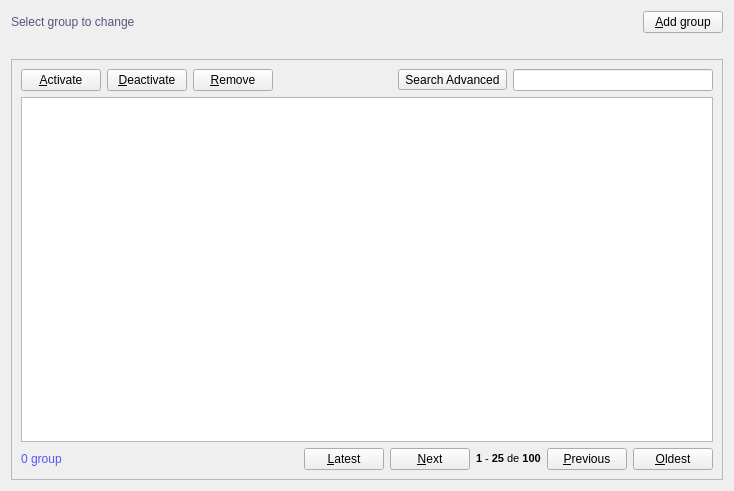
<?xml version="1.0" encoding="UTF-8"?>
<ui version="4.0">
 <class>Group</class>
 <widget class="QWidget" name="Group">
  <property name="geometry">
   <rect>
    <x>0</x>
    <y>0</y>
    <width>734</width>
    <height>491</height>
   </rect>
  </property>
  <property name="windowTitle">
   <string>Group</string>
  </property>
  <property name="windowIcon">
   <iconset resource="../../../crud-2/resources/ui/resources.qrc">
    <normaloff>:/default/static/default/icons/22x22/face-devilish.png</normaloff>:/default/static/default/icons/22x22/face-devilish.png</iconset>
  </property>
  <layout class="QGridLayout" name="gridLayout_2">
   <item row="0" column="0">
    <layout class="QHBoxLayout" name="horizontalLayout_2">
     <item>
      <widget class="QLabel" name="titleLabel">
       <property name="styleSheet">
        <string notr="true">color: rgb(85, 85, 127);
font: 75 14pt &quot;DejaVu Sans Mono&quot;;</string>
       </property>
       <property name="text">
        <string>Select group to change</string>
       </property>
      </widget>
     </item>
     <item>
      <spacer name="horizontalSpacer">
       <property name="orientation">
        <enum>Qt::Horizontal</enum>
       </property>
       <property name="sizeHint" stdset="0">
        <size>
         <width>40</width>
         <height>20</height>
        </size>
       </property>
      </spacer>
     </item>
     <item>
      <widget class="QPushButton" name="newPushButton">
       <property name="text">
        <string>&amp;Add group</string>
       </property>
       <property name="icon">
        <iconset resource="../../../crud-2/resources/ui/resources.qrc">
         <normaloff>:/default/static/default/icons/22x22/document-new.png</normaloff>:/default/static/default/icons/22x22/document-new.png</iconset>
       </property>
       <property name="shortcut">
        <string>Ctrl+N</string>
       </property>
      </widget>
     </item>
    </layout>
   </item>
   <item row="1" column="0">
    <widget class="QLabel" name="statusLabel">
     <property name="styleSheet">
      <string notr="true"/>
     </property>
     <property name="text">
      <string/>
     </property>
    </widget>
   </item>
   <item row="2" column="0">
    <widget class="QFrame" name="frame">
     <property name="frameShape">
      <enum>QFrame::StyledPanel</enum>
     </property>
     <property name="frameShadow">
      <enum>QFrame::Raised</enum>
     </property>
     <layout class="QGridLayout" name="gridLayout">
      <item row="0" column="0">
       <layout class="QHBoxLayout" name="horizontalLayout_3">
        <item>
         <widget class="QPushButton" name="activatePushButton">
          <property name="text">
           <string>&amp;Activate</string>
          </property>
          <property name="icon">
           <iconset resource="../../../crud-2/resources/ui/resources.qrc">
            <normaloff>:/default/static/default/icons/22x22/dialog-ok-apply.png</normaloff>:/default/static/default/icons/22x22/dialog-ok-apply.png</iconset>
          </property>
          <property name="shortcut">
           <string>Ctrl+E</string>
          </property>
         </widget>
        </item>
        <item>
         <widget class="QPushButton" name="deactivatePushButton">
          <property name="text">
           <string>&amp;Deactivate</string>
          </property>
          <property name="icon">
           <iconset resource="../../../crud-2/resources/ui/resources.qrc">
            <normaloff>:/default/static/default/icons/22x22/dialog-ok.png</normaloff>:/default/static/default/icons/22x22/dialog-ok.png</iconset>
          </property>
          <property name="shortcut">
           <string>Ctrl+Shift+E</string>
          </property>
         </widget>
        </item>
        <item>
         <widget class="QPushButton" name="removePushButton">
          <property name="text">
           <string>&amp;Remove</string>
          </property>
          <property name="icon">
           <iconset resource="../../../crud-2/resources/ui/resources.qrc">
            <normaloff>:/default/static/default/icons/22x22/edit-delete.png</normaloff>:/default/static/default/icons/22x22/edit-delete.png</iconset>
          </property>
          <property name="shortcut">
           <string>Ctrl+Del</string>
          </property>
         </widget>
        </item>
        <item>
         <spacer name="horizontalSpacer_2">
          <property name="orientation">
           <enum>Qt::Horizontal</enum>
          </property>
          <property name="sizeHint" stdset="0">
           <size>
            <width>40</width>
            <height>20</height>
           </size>
          </property>
         </spacer>
        </item>
        <item>
         <widget class="QToolButton" name="searchAdvancedToolButton">
          <property name="text">
           <string>Search Advanced</string>
          </property>
          <property name="icon">
           <iconset resource="../../../crud-2/resources/ui/resources.qrc">
            <normaloff>:/default/static/default/icons/22x22/page-zoom.png</normaloff>:/default/static/default/icons/22x22/page-zoom.png</iconset>
          </property>
          <property name="shortcut">
           <string>Ctrl+K</string>
          </property>
          <property name="checkable">
           <bool>true</bool>
          </property>
         </widget>
        </item>
        <item>
         <widget class="QLineEdit" name="searchLineEdit">
          <property name="minimumSize">
           <size>
            <width>200</width>
            <height>0</height>
           </size>
          </property>
          <property name="styleSheet">
           <string notr="true">color: rgb(170, 170, 255); 
font: oblique 8pt &quot;DejaVu Sans Mono&quot;;</string>
          </property>
          <property name="dragEnabled">
           <bool>true</bool>
          </property>
         </widget>
        </item>
       </layout>
      </item>
      <item row="1" column="0">
       <widget class="QTableView" name="groupTableView">
        <property name="alternatingRowColors">
         <bool>true</bool>
        </property>
        <property name="sortingEnabled">
         <bool>true</bool>
        </property>
       </widget>
      </item>
      <item row="2" column="0">
       <layout class="QHBoxLayout" name="horizontalLayout">
        <item>
         <widget class="QLabel" name="statusTableViewLabel">
          <property name="styleSheet">
           <string notr="true">color: rgb(85, 85, 255);</string>
          </property>
          <property name="text">
           <string>0 group</string>
          </property>
         </widget>
        </item>
        <item>
         <spacer name="horizontalSpacer_4">
          <property name="orientation">
           <enum>Qt::Horizontal</enum>
          </property>
          <property name="sizeHint" stdset="0">
           <size>
            <width>40</width>
            <height>20</height>
           </size>
          </property>
         </spacer>
        </item>
        <item>
         <widget class="QPushButton" name="latestPushButton">
          <property name="text">
           <string>&amp;Latest</string>
          </property>
          <property name="icon">
           <iconset resource="../../../crud-2/resources/ui/resources.qrc">
            <normaloff>:/default/static/default/icons/22x22/go-previous-view.png</normaloff>:/default/static/default/icons/22x22/go-previous-view.png</iconset>
          </property>
          <property name="shortcut">
           <string>Ctrl+Shift+Left, Ctrl+Shift+PgUp</string>
          </property>
         </widget>
        </item>
        <item>
         <widget class="QPushButton" name="nextPushButton">
          <property name="text">
           <string>&amp;Next</string>
          </property>
          <property name="icon">
           <iconset resource="../../../crud-2/resources/ui/resources.qrc">
            <normaloff>:/default/static/default/icons/22x22/go-previous.png</normaloff>:/default/static/default/icons/22x22/go-previous.png</iconset>
          </property>
          <property name="shortcut">
           <string>Ctrl+Left, Ctrl+PgUp</string>
          </property>
         </widget>
        </item>
        <item>
         <widget class="QLabel" name="statusPaginationLabel">
          <property name="text">
           <string>&lt;!DOCTYPE HTML PUBLIC &quot;-//W3C//DTD HTML 4.0//EN&quot; &quot;http://www.w3.org/TR/REC-html40/strict.dtd&quot;&gt;
&lt;html&gt;&lt;head&gt;&lt;meta name=&quot;qrichtext&quot; content=&quot;1&quot; /&gt;&lt;style type=&quot;text/css&quot;&gt;
p, li { white-space: pre-wrap; }
&lt;/style&gt;&lt;/head&gt;&lt;body style=&quot; font-family:'DejaVu Sans Mono'; font-size:8pt; font-weight:400; font-style:normal;&quot;&gt;
&lt;p style=&quot; margin-top:0px; margin-bottom:0px; margin-left:0px; margin-right:0px; -qt-block-indent:0; text-indent:0px;&quot;&gt;&lt;span style=&quot; font-weight:600;&quot;&gt;1&lt;/span&gt; - &lt;span style=&quot; font-weight:600;&quot;&gt;25&lt;/span&gt; de &lt;span style=&quot; font-weight:600;&quot;&gt;100&lt;/span&gt;&lt;/p&gt;&lt;/body&gt;&lt;/html&gt;</string>
          </property>
         </widget>
        </item>
        <item>
         <widget class="QPushButton" name="previousPushButton">
          <property name="text">
           <string>&amp;Previous</string>
          </property>
          <property name="icon">
           <iconset resource="../../../crud-2/resources/ui/resources.qrc">
            <normaloff>:/default/static/default/icons/22x22/go-next.png</normaloff>:/default/static/default/icons/22x22/go-next.png</iconset>
          </property>
          <property name="shortcut">
           <string>Ctrl+Right, Ctrl+PgDown</string>
          </property>
         </widget>
        </item>
        <item>
         <widget class="QPushButton" name="oldestPushButton">
          <property name="text">
           <string>&amp;Oldest</string>
          </property>
          <property name="icon">
           <iconset resource="../../../crud-2/resources/ui/resources.qrc">
            <normaloff>:/default/static/default/icons/22x22/go-next-view.png</normaloff>:/default/static/default/icons/22x22/go-next-view.png</iconset>
          </property>
          <property name="shortcut">
           <string>Ctrl+Shift+Right, Ctrl+Shift+PgDown</string>
          </property>
         </widget>
        </item>
       </layout>
      </item>
     </layout>
    </widget>
   </item>
  </layout>
 </widget>
 <tabstops>
  <tabstop>newPushButton</tabstop>
  <tabstop>activatePushButton</tabstop>
  <tabstop>deactivatePushButton</tabstop>
  <tabstop>removePushButton</tabstop>
  <tabstop>searchLineEdit</tabstop>
  <tabstop>searchAdvancedToolButton</tabstop>
  <tabstop>groupTableView</tabstop>
  <tabstop>nextPushButton</tabstop>
  <tabstop>previousPushButton</tabstop>
  <tabstop>latestPushButton</tabstop>
  <tabstop>oldestPushButton</tabstop>
 </tabstops>
 <resources>
  <include location="../../../crud-2/resources/ui/resources.qrc"/>
 </resources>
 <connections/>
</ui>
